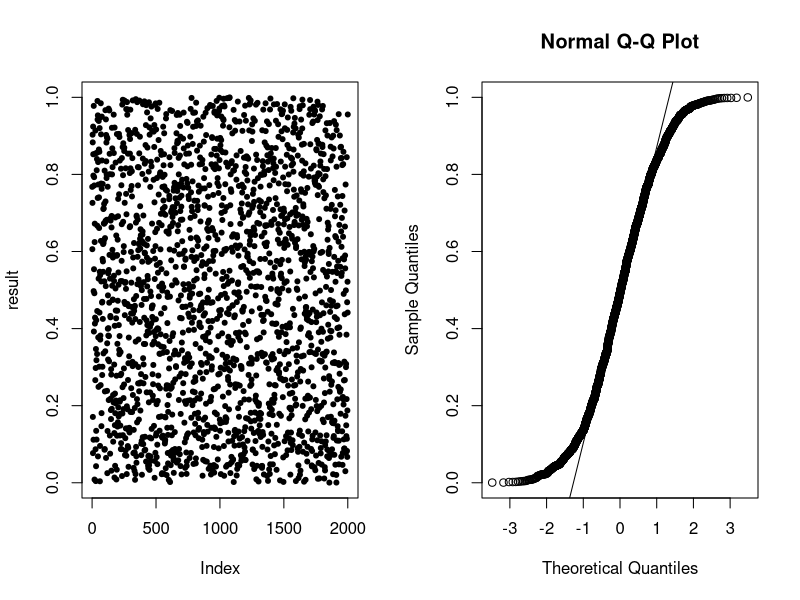
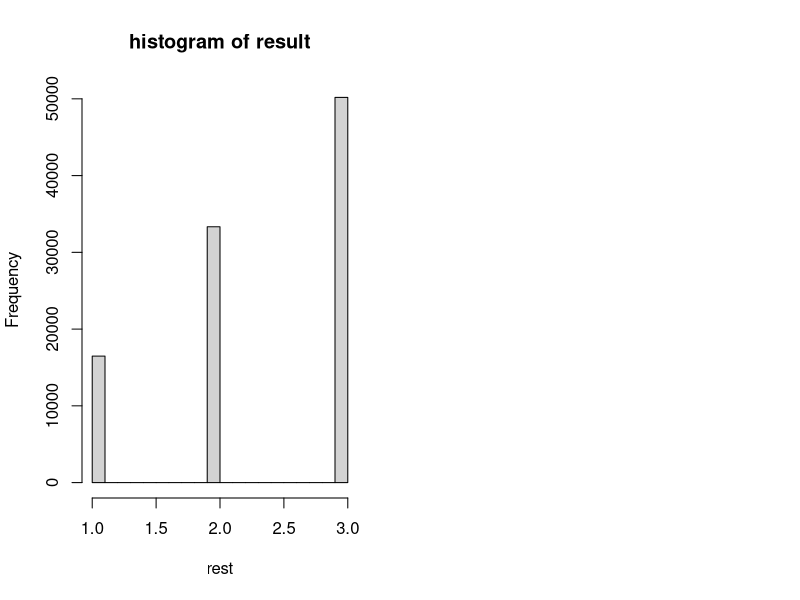

The R script that drew these images, in order:
## ---- chunk 1
middle_square = function(num,iteration=20) {
  base = 10000
  lst = c(num/base)
  for (i in 1:iteration) {
    sqr = paste("0000000",num^2,sep='')
    l = nchar(sqr)
    if (l>8)
      sqr = substr(sqr,l-7,l)
    num = as.integer(substr(sqr,3,6))
    lst = c(lst,num/base)
  }
  lst
}
middle_square(7182)
middle_square(1009)
## ---- chunk 2
LCG = function(num,iteration=20){
  lst = c(num)
  for (i in 1:iteration){
    num = (5*num+3)%%16
    lst = c(lst,num)
  }
  lst
}
LCG(7)
## ---- chunk 3
MRG = function(past,curr,iteration=15){
  lst = c(curr)
  for (i in 2:iteration){
    temp = curr
    curr = (5*past+3*curr)%%100
    past = temp
    lst = c(lst,curr)
  }
  lst
}
MRG(23,66)
## ---- chunk 4
RANDU = function(num,iteration=2000){
  lst = c()
  base = 2^31
  for (i in 1:iteration){
    num = ((2**16+3)*num)%%base
    lst = c(lst,num/base)
  }
  lst
}

result=RANDU(123456)
par(mfcol=c(1,2))
plot(result,pch=20)
qqnorm(result)
qqline(result)
## ---- chunk 5
PRNG = function(mass,output,population){
  findInterval(runif(population),cumsum(mass))+1
}
mass = c(1/6,1/3,1/2)
output = 1:3
rest = PRNG(mass,output,100000)
table(rest)
hist(rest,main="histogram of result")
